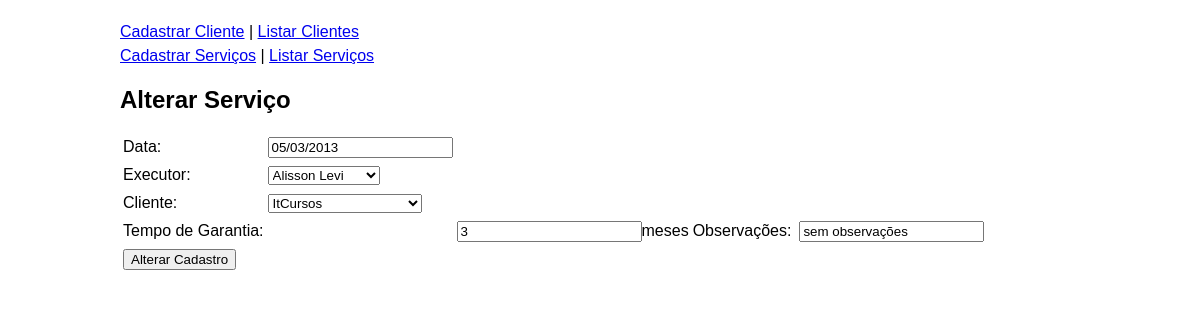
Page /index.php/servico/alterar/?id=1 on the earlier database version.
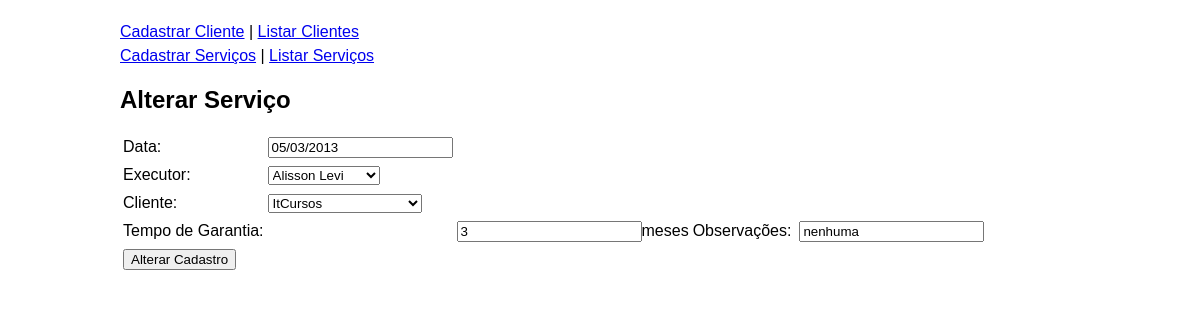
Same page on the later database version.
### tables this page shows
CREATE TABLE servico_tecnico (
	id int NOT NULL auto_increment,
	data_execucao date NOT NULL,
	funcionario_id int NOT NULL,
	cliente_id int NOT NULL,
	tempo_garantia int NOT NULL,
	observacoes varchar(255) NOT NULL,
	status varchar(255) NOT NULL,
	PRIMARY KEY (id),
	FOREIGN KEY (funcionario_id) REFERENCES funcionarios(id),
	FOREIGN KEY (cliente_id) REFERENCES clientes(id)
);

### controle/rotas.php (called while the page is built, shortened)
<?php
    function montar_include($pasta, $arquivo) {
        return TEMPLATES.'/'.$pasta.'/'.$arquivo.'.php';
    }
    function mostrar_conteudo() {
        $uri = $_SERVER['REQUEST_URI'];
        $uri = explode('?', $uri);
        $uri = $uri[0];
        $uri = rtrim($uri, '/');
        $partes = explode('/', $uri);
        if(count($partes) >= 5) {
            $arquivo = array_pop($partes);
            $pasta = array_pop($partes);
        } else {
            $pasta = 'servico';
            $arquivo = 'listar';
        }
        $caminho = montar_include($pasta, $arquivo);
        include_once($caminho);
    }
?>

### templates/servico/alterar.php (the view, shortened to what this page needs)
<h2>Alterar Serviço</h2>
<?php
	$sql = 'SELECT * FROM servico_tecnico WHERE id='.$_GET['id'].';';
	$resultado = mysql_query($sql);
	$servicos = mysql_fetch_assoc($resultado);
?>
<table>
	<form method='POST' action='matapragas/index.php/servico/alterar/?id=<?php echo $_GET['id'] ?>'>
		<tr>
			<td>Data:</td>
			<td><input type='text' name='data_execucao'
						value='<?php
									$servicos['data_execucao']=implode("/",array_reverse(explode("-",$servicos['data_execucao'])));
									echo $servicos['data_execucao']
								?>' required>
			</td>
		</tr>
		<tr>
			<td>Executor:</td>
			<td><?php
				$sql = 'select * from funcionarios;';
				$resultado = mysql_query($sql);
				echo '<select name=\'funcionario_id\' >';
				while ($funcionarios = mysql_fetch_assoc($resultado)) {
				?>
					<option value='<?php echo $funcionarios['id']?>'>
						<?php echo $funcionarios['nome']?>
					</option>';
				<?php }	echo '</select>';	?>
			</td>
		</tr>
		<tr>
			<td>Cliente:</td>
			<td><?php $sql = 'select * from clientes;';
				$resultado = mysql_query($sql);
				echo '<select name=\'cliente_id\' value=\'<?php echo $servicos[\'cliente_id\']?>\'>';
				while ($clientes = mysql_fetch_assoc($resultado)) {
				?>
						<option value='<?php echo $clientes['id']?>'>
							<?php echo $clientes['nome']?>
						</option>';
				<?php }	echo '</select>';	?>
			</td>
		</tr>
		<tr>
			<td>Tempo de Garantia:<td>
			<td><input type='text' name='tempo_garantia'value='<?php echo $servicos['tempo_garantia'] ?>' required>meses</td>
			<td>Observações:<td>
			<td><input type='text' name='observacoes' value='<?php echo $servicos['observacoes'] ?>' required></td>
		</tr>
		<tr>
			<td><button type='submit'>Alterar Cadastro</button></td>
		</tr>
	</form>
</table>

Differences in the rows shown:
changed servico_tecnico: observacoes "sem observações" → "nenhuma"
